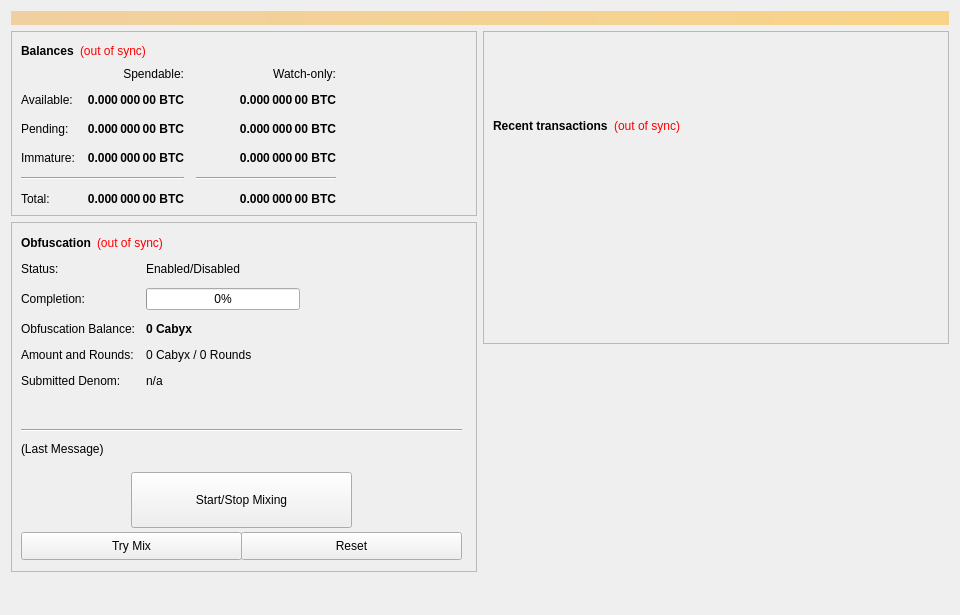
<?xml version="1.0" encoding="UTF-8"?>
<ui version="4.0">
 <class>OverviewPage</class>
 <widget class="QWidget" name="OverviewPage">
  <property name="geometry">
   <rect>
    <x>0</x>
    <y>0</y>
    <width>960</width>
    <height>615</height>
   </rect>
  </property>
  <property name="minimumSize">
   <size>
    <width>960</width>
    <height>0</height>
   </size>
  </property>
  <property name="windowTitle">
   <string>Form</string>
  </property>
  <layout class="QVBoxLayout" name="topLayout">
   <item>
    <widget class="QLabel" name="labelAlerts">
     <property name="visible">
      <bool>false</bool>
     </property>
     <property name="styleSheet">
      <string notr="true">background-color: qlineargradient(x1: 0, y1: 0, x2: 1, y2: 0, stop:0 #F0D0A0, stop:1 #F8D488); color:#000000;</string>
     </property>
     <property name="wordWrap">
      <bool>true</bool>
     </property>
     <property name="margin">
      <number>3</number>
     </property>
    </widget>
   </item>
   <item>
    <layout class="QHBoxLayout" name="horizontalLayout" stretch="1,1">
     <item>
      <layout class="QVBoxLayout" name="verticalLayout_2">
       <item>
        <widget class="QFrame" name="frame">
         <property name="frameShape">
          <enum>QFrame::StyledPanel</enum>
         </property>
         <property name="frameShadow">
          <enum>QFrame::Raised</enum>
         </property>
         <layout class="QVBoxLayout" name="verticalLayout_4">
          <item>
           <layout class="QHBoxLayout" name="horizontalLayout_4">
            <item>
             <widget class="QLabel" name="label_5">
              <property name="font">
               <font>
                <weight>75</weight>
                <bold>true</bold>
               </font>
              </property>
              <property name="text">
               <string>Balances</string>
              </property>
             </widget>
            </item>
            <item>
             <widget class="QLabel" name="labelWalletStatus">
              <property name="cursor">
               <cursorShape>WhatsThisCursor</cursorShape>
              </property>
              <property name="toolTip">
               <string>The displayed information may be out of date. Your wallet automatically synchronizes with the CABYX network after a connection is established, but this process has not completed yet.</string>
              </property>
              <property name="styleSheet">
               <string notr="true">QLabel { color: red; }</string>
              </property>
              <property name="text">
               <string notr="true">(out of sync)</string>
              </property>
              <property name="alignment">
               <set>Qt::AlignLeading|Qt::AlignLeft|Qt::AlignVCenter</set>
              </property>
             </widget>
            </item>
            <item>
             <spacer name="horizontalSpacer_3">
              <property name="orientation">
               <enum>Qt::Horizontal</enum>
              </property>
              <property name="sizeHint" stdset="0">
               <size>
                <width>40</width>
                <height>20</height>
               </size>
              </property>
             </spacer>
            </item>
           </layout>
          </item>
          <item>
           <layout class="QGridLayout" name="gridLayout">
            <property name="spacing">
             <number>12</number>
            </property>
            <item row="2" column="2">
             <widget class="QLabel" name="labelWatchPending">
              <property name="font">
               <font>
                <weight>75</weight>
                <bold>true</bold>
               </font>
              </property>
              <property name="cursor">
               <cursorShape>IBeamCursor</cursorShape>
              </property>
              <property name="toolTip">
               <string>Unconfirmed transactions to watch-only addresses</string>
              </property>
              <property name="text">
               <string notr="true">0.000 000 00 BTC</string>
              </property>
              <property name="alignment">
               <set>Qt::AlignRight|Qt::AlignTrailing|Qt::AlignVCenter</set>
              </property>
              <property name="textInteractionFlags">
               <set>Qt::LinksAccessibleByMouse|Qt::TextSelectableByKeyboard|Qt::TextSelectableByMouse</set>
              </property>
             </widget>
            </item>
            <item row="2" column="1">
             <widget class="QLabel" name="labelUnconfirmed">
              <property name="font">
               <font>
                <weight>75</weight>
                <bold>true</bold>
               </font>
              </property>
              <property name="cursor">
               <cursorShape>IBeamCursor</cursorShape>
              </property>
              <property name="toolTip">
               <string>Total of transactions that have yet to be confirmed, and do not yet count toward the spendable balance</string>
              </property>
              <property name="text">
               <string notr="true">0.000 000 00 BTC</string>
              </property>
              <property name="alignment">
               <set>Qt::AlignRight|Qt::AlignTrailing|Qt::AlignVCenter</set>
              </property>
              <property name="textInteractionFlags">
               <set>Qt::LinksAccessibleByMouse|Qt::TextSelectableByKeyboard|Qt::TextSelectableByMouse</set>
              </property>
             </widget>
            </item>
            <item row="3" column="2">
             <widget class="QLabel" name="labelWatchImmature">
              <property name="font">
               <font>
                <weight>75</weight>
                <bold>true</bold>
               </font>
              </property>
              <property name="cursor">
               <cursorShape>IBeamCursor</cursorShape>
              </property>
              <property name="toolTip">
               <string>Staked or masternode rewards in watch-only addresses that has not yet matured</string>
              </property>
              <property name="text">
               <string notr="true">0.000 000 00 BTC</string>
              </property>
              <property name="alignment">
               <set>Qt::AlignRight|Qt::AlignTrailing|Qt::AlignVCenter</set>
              </property>
              <property name="textInteractionFlags">
               <set>Qt::LinksAccessibleByMouse|Qt::TextSelectableByKeyboard|Qt::TextSelectableByMouse</set>
              </property>
             </widget>
            </item>
            <item row="4" column="0" colspan="2">
             <widget class="Line" name="lineSpendableBalance">
              <property name="orientation">
               <enum>Qt::Horizontal</enum>
              </property>
             </widget>
            </item>
            <item row="4" column="2">
             <widget class="Line" name="lineWatchBalance">
              <property name="sizePolicy">
               <sizepolicy hsizetype="Preferred" vsizetype="Fixed">
                <horstretch>0</horstretch>
                <verstretch>0</verstretch>
               </sizepolicy>
              </property>
              <property name="minimumSize">
               <size>
                <width>140</width>
                <height>0</height>
               </size>
              </property>
              <property name="orientation">
               <enum>Qt::Horizontal</enum>
              </property>
             </widget>
            </item>
            <item row="5" column="0">
             <widget class="QLabel" name="labelTotalText">
              <property name="text">
               <string>Total:</string>
              </property>
             </widget>
            </item>
            <item row="3" column="1">
             <widget class="QLabel" name="labelImmature">
              <property name="font">
               <font>
                <weight>75</weight>
                <bold>true</bold>
               </font>
              </property>
              <property name="cursor">
               <cursorShape>IBeamCursor</cursorShape>
              </property>
              <property name="toolTip">
               <string>Staked or masternode rewards that has not yet matured</string>
              </property>
              <property name="text">
               <string notr="true">0.000 000 00 BTC</string>
              </property>
              <property name="alignment">
               <set>Qt::AlignRight|Qt::AlignTrailing|Qt::AlignVCenter</set>
              </property>
              <property name="textInteractionFlags">
               <set>Qt::LinksAccessibleByMouse|Qt::TextSelectableByKeyboard|Qt::TextSelectableByMouse</set>
              </property>
             </widget>
            </item>
            <item row="2" column="3">
             <spacer name="horizontalSpacer_2">
              <property name="orientation">
               <enum>Qt::Horizontal</enum>
              </property>
              <property name="sizeHint" stdset="0">
               <size>
                <width>40</width>
                <height>20</height>
               </size>
              </property>
             </spacer>
            </item>
            <item row="3" column="0">
             <widget class="QLabel" name="labelImmatureText">
              <property name="text">
               <string>Immature:</string>
              </property>
             </widget>
            </item>
            <item row="5" column="1">
             <widget class="QLabel" name="labelTotal">
              <property name="font">
               <font>
                <weight>75</weight>
                <bold>true</bold>
               </font>
              </property>
              <property name="cursor">
               <cursorShape>IBeamCursor</cursorShape>
              </property>
              <property name="toolTip">
               <string>Your current total balance</string>
              </property>
              <property name="text">
               <string notr="true">0.000 000 00 BTC</string>
              </property>
              <property name="alignment">
               <set>Qt::AlignRight|Qt::AlignTrailing|Qt::AlignVCenter</set>
              </property>
              <property name="textInteractionFlags">
               <set>Qt::LinksAccessibleByMouse|Qt::TextSelectableByKeyboard|Qt::TextSelectableByMouse</set>
              </property>
             </widget>
            </item>
            <item row="5" column="2">
             <widget class="QLabel" name="labelWatchTotal">
              <property name="font">
               <font>
                <weight>75</weight>
                <bold>true</bold>
               </font>
              </property>
              <property name="cursor">
               <cursorShape>IBeamCursor</cursorShape>
              </property>
              <property name="toolTip">
               <string>Current total balance in watch-only addresses</string>
              </property>
              <property name="text">
               <string notr="true">0.000 000 00 BTC</string>
              </property>
              <property name="alignment">
               <set>Qt::AlignRight|Qt::AlignTrailing|Qt::AlignVCenter</set>
              </property>
              <property name="textInteractionFlags">
               <set>Qt::LinksAccessibleByMouse|Qt::TextSelectableByKeyboard|Qt::TextSelectableByMouse</set>
              </property>
             </widget>
            </item>
            <item row="0" column="2">
             <widget class="QLabel" name="labelWatchonly">
              <property name="text">
               <string>Watch-only:</string>
              </property>
              <property name="alignment">
               <set>Qt::AlignRight|Qt::AlignTrailing|Qt::AlignVCenter</set>
              </property>
             </widget>
            </item>
            <item row="1" column="0">
             <widget class="QLabel" name="labelBalanceText">
              <property name="text">
               <string>Available:</string>
              </property>
             </widget>
            </item>
            <item row="1" column="1">
             <widget class="QLabel" name="labelBalance">
              <property name="font">
               <font>
                <weight>75</weight>
                <bold>true</bold>
               </font>
              </property>
              <property name="cursor">
               <cursorShape>IBeamCursor</cursorShape>
              </property>
              <property name="toolTip">
               <string>Your current spendable balance</string>
              </property>
              <property name="text">
               <string notr="true">0.000 000 00 BTC</string>
              </property>
              <property name="alignment">
               <set>Qt::AlignRight|Qt::AlignTrailing|Qt::AlignVCenter</set>
              </property>
              <property name="textInteractionFlags">
               <set>Qt::LinksAccessibleByMouse|Qt::TextSelectableByKeyboard|Qt::TextSelectableByMouse</set>
              </property>
             </widget>
            </item>
            <item row="1" column="2">
             <widget class="QLabel" name="labelWatchAvailable">
              <property name="font">
               <font>
                <weight>75</weight>
                <bold>true</bold>
               </font>
              </property>
              <property name="cursor">
               <cursorShape>IBeamCursor</cursorShape>
              </property>
              <property name="toolTip">
               <string>Your current balance in watch-only addresses</string>
              </property>
              <property name="text">
               <string notr="true">0.000 000 00 BTC</string>
              </property>
              <property name="alignment">
               <set>Qt::AlignRight|Qt::AlignTrailing|Qt::AlignVCenter</set>
              </property>
              <property name="textInteractionFlags">
               <set>Qt::LinksAccessibleByMouse|Qt::TextSelectableByKeyboard|Qt::TextSelectableByMouse</set>
              </property>
             </widget>
            </item>
            <item row="2" column="0">
             <widget class="QLabel" name="labelPendingText">
              <property name="text">
               <string>Pending:</string>
              </property>
             </widget>
            </item>
            <item row="0" column="1">
             <widget class="QLabel" name="labelSpendable">
              <property name="text">
               <string>Spendable:</string>
              </property>
              <property name="alignment">
               <set>Qt::AlignRight|Qt::AlignTrailing|Qt::AlignVCenter</set>
              </property>
             </widget>
            </item>
           </layout>
          </item>
         </layout>
        </widget>
       </item>
       <item>
        <widget class="QFrame" name="frameObfuscation">
         <property name="minimumSize">
          <size>
           <width>0</width>
           <height>350</height>
          </size>
         </property>
         <property name="layoutDirection">
          <enum>Qt::LeftToRight</enum>
         </property>
         <property name="frameShape">
          <enum>QFrame::StyledPanel</enum>
         </property>
         <property name="frameShadow">
          <enum>QFrame::Raised</enum>
         </property>
         <widget class="QWidget" name="formLayoutWidget">
          <property name="geometry">
           <rect>
            <x>10</x>
            <y>40</y>
            <width>451</width>
            <height>161</height>
           </rect>
          </property>
          <layout class="QFormLayout" name="formLayout">
           <property name="fieldGrowthPolicy">
            <enum>QFormLayout::AllNonFixedFieldsGrow</enum>
           </property>
           <property name="horizontalSpacing">
            <number>11</number>
           </property>
           <property name="verticalSpacing">
            <number>12</number>
           </property>
           <item row="0" column="0">
            <widget class="QLabel" name="label_6">
             <property name="text">
              <string>Status:</string>
             </property>
            </widget>
           </item>
           <item row="1" column="0">
            <widget class="QLabel" name="label_7">
             <property name="text">
              <string>Completion:</string>
             </property>
            </widget>
           </item>
           <item row="1" column="1">
            <widget class="QProgressBar" name="obfuscationProgress">
             <property name="maximumSize">
              <size>
               <width>154</width>
               <height>16777215</height>
              </size>
             </property>
             <property name="value">
              <number>0</number>
             </property>
            </widget>
           </item>
           <item row="2" column="0">
            <widget class="QLabel" name="labelAnonymizedText">
             <property name="text">
              <string>Obfuscation Balance:</string>
             </property>
            </widget>
           </item>
           <item row="2" column="1">
            <widget class="QLabel" name="labelAnonymized">
             <property name="font">
              <font>
               <weight>75</weight>
               <bold>true</bold>
              </font>
             </property>
             <property name="text">
              <string notr="true">0 Cabyx</string>
             </property>
            </widget>
           </item>
           <item row="3" column="0">
            <widget class="QLabel" name="label_8">
             <property name="text">
              <string>Amount and Rounds:</string>
             </property>
            </widget>
           </item>
           <item row="3" column="1">
            <widget class="QLabel" name="labelAmountRounds">
             <property name="text">
              <string>0 Cabyx / 0 Rounds</string>
             </property>
            </widget>
           </item>
           <item row="4" column="0">
            <widget class="QLabel" name="label_9">
             <property name="text">
              <string>Submitted Denom:</string>
             </property>
            </widget>
           </item>
           <item row="4" column="1">
            <widget class="QLabel" name="labelSubmittedDenom">
             <property name="toolTip">
              <string>The denominations you submitted to the Masternode.&lt;br&gt;To mix, other users must submit the exact same denominations.</string>
             </property>
             <property name="text">
              <string>n/a</string>
             </property>
            </widget>
           </item>
           <item row="0" column="1">
            <widget class="QLabel" name="obfuscationEnabled">
             <property name="text">
              <string>Enabled/Disabled</string>
             </property>
            </widget>
           </item>
          </layout>
         </widget>
         <widget class="QPushButton" name="runAutoDenom">
          <property name="geometry">
           <rect>
            <x>251</x>
            <y>17</y>
            <width>1</width>
            <height>1</height>
           </rect>
          </property>
          <property name="palette">
           <palette>
            <active>
             <colorrole role="WindowText">
              <brush brushstyle="SolidPattern">
               <color alpha="255">
                <red>0</red>
                <green>0</green>
                <blue>0</blue>
               </color>
              </brush>
             </colorrole>
             <colorrole role="Button">
              <brush brushstyle="SolidPattern">
               <color alpha="255">
                <red>239</red>
                <green>238</green>
                <blue>238</blue>
               </color>
              </brush>
             </colorrole>
             <colorrole role="Light">
              <brush brushstyle="SolidPattern">
               <color alpha="255">
                <red>255</red>
                <green>255</green>
                <blue>255</blue>
               </color>
              </brush>
             </colorrole>
             <colorrole role="Midlight">
              <brush brushstyle="SolidPattern">
               <color alpha="255">
                <red>247</red>
                <green>246</green>
                <blue>246</blue>
               </color>
              </brush>
             </colorrole>
             <colorrole role="Dark">
              <brush brushstyle="SolidPattern">
               <color alpha="255">
                <red>119</red>
                <green>119</green>
                <blue>119</blue>
               </color>
              </brush>
             </colorrole>
             <colorrole role="Mid">
              <brush brushstyle="SolidPattern">
               <color alpha="255">
                <red>159</red>
                <green>159</green>
                <blue>159</blue>
               </color>
              </brush>
             </colorrole>
             <colorrole role="Text">
              <brush brushstyle="SolidPattern">
               <color alpha="255">
                <red>0</red>
                <green>0</green>
                <blue>0</blue>
               </color>
              </brush>
             </colorrole>
             <colorrole role="BrightText">
              <brush brushstyle="SolidPattern">
               <color alpha="255">
                <red>255</red>
                <green>255</green>
                <blue>255</blue>
               </color>
              </brush>
             </colorrole>
             <colorrole role="ButtonText">
              <brush brushstyle="SolidPattern">
               <color alpha="255">
                <red>0</red>
                <green>0</green>
                <blue>0</blue>
               </color>
              </brush>
             </colorrole>
             <colorrole role="Base">
              <brush brushstyle="SolidPattern">
               <color alpha="255">
                <red>255</red>
                <green>255</green>
                <blue>255</blue>
               </color>
              </brush>
             </colorrole>
             <colorrole role="Window">
              <brush brushstyle="SolidPattern">
               <color alpha="255">
                <red>239</red>
                <green>238</green>
                <blue>238</blue>
               </color>
              </brush>
             </colorrole>
             <colorrole role="Shadow">
              <brush brushstyle="SolidPattern">
               <color alpha="255">
                <red>0</red>
                <green>0</green>
                <blue>0</blue>
               </color>
              </brush>
             </colorrole>
             <colorrole role="AlternateBase">
              <brush brushstyle="SolidPattern">
               <color alpha="255">
                <red>247</red>
                <green>246</green>
                <blue>246</blue>
               </color>
              </brush>
             </colorrole>
             <colorrole role="ToolTipBase">
              <brush brushstyle="SolidPattern">
               <color alpha="255">
                <red>255</red>
                <green>255</green>
                <blue>220</blue>
               </color>
              </brush>
             </colorrole>
             <colorrole role="ToolTipText">
              <brush brushstyle="SolidPattern">
               <color alpha="255">
                <red>0</red>
                <green>0</green>
                <blue>0</blue>
               </color>
              </brush>
             </colorrole>
            </active>
            <inactive>
             <colorrole role="WindowText">
              <brush brushstyle="SolidPattern">
               <color alpha="255">
                <red>0</red>
                <green>0</green>
                <blue>0</blue>
               </color>
              </brush>
             </colorrole>
             <colorrole role="Button">
              <brush brushstyle="SolidPattern">
               <color alpha="255">
                <red>239</red>
                <green>238</green>
                <blue>238</blue>
               </color>
              </brush>
             </colorrole>
             <colorrole role="Light">
              <brush brushstyle="SolidPattern">
               <color alpha="255">
                <red>255</red>
                <green>255</green>
                <blue>255</blue>
               </color>
              </brush>
             </colorrole>
             <colorrole role="Midlight">
              <brush brushstyle="SolidPattern">
               <color alpha="255">
                <red>247</red>
                <green>246</green>
                <blue>246</blue>
               </color>
              </brush>
             </colorrole>
             <colorrole role="Dark">
              <brush brushstyle="SolidPattern">
               <color alpha="255">
                <red>119</red>
                <green>119</green>
                <blue>119</blue>
               </color>
              </brush>
             </colorrole>
             <colorrole role="Mid">
              <brush brushstyle="SolidPattern">
               <color alpha="255">
                <red>159</red>
                <green>159</green>
                <blue>159</blue>
               </color>
              </brush>
             </colorrole>
             <colorrole role="Text">
              <brush brushstyle="SolidPattern">
               <color alpha="255">
                <red>0</red>
                <green>0</green>
                <blue>0</blue>
               </color>
              </brush>
             </colorrole>
             <colorrole role="BrightText">
              <brush brushstyle="SolidPattern">
               <color alpha="255">
                <red>255</red>
                <green>255</green>
                <blue>255</blue>
               </color>
              </brush>
             </colorrole>
             <colorrole role="ButtonText">
              <brush brushstyle="SolidPattern">
               <color alpha="255">
                <red>0</red>
                <green>0</green>
                <blue>0</blue>
               </color>
              </brush>
             </colorrole>
             <colorrole role="Base">
              <brush brushstyle="SolidPattern">
               <color alpha="255">
                <red>255</red>
                <green>255</green>
                <blue>255</blue>
               </color>
              </brush>
             </colorrole>
             <colorrole role="Window">
              <brush brushstyle="SolidPattern">
               <color alpha="255">
                <red>239</red>
                <green>238</green>
                <blue>238</blue>
               </color>
              </brush>
             </colorrole>
             <colorrole role="Shadow">
              <brush brushstyle="SolidPattern">
               <color alpha="255">
                <red>0</red>
                <green>0</green>
                <blue>0</blue>
               </color>
              </brush>
             </colorrole>
             <colorrole role="AlternateBase">
              <brush brushstyle="SolidPattern">
               <color alpha="255">
                <red>247</red>
                <green>246</green>
                <blue>246</blue>
               </color>
              </brush>
             </colorrole>
             <colorrole role="ToolTipBase">
              <brush brushstyle="SolidPattern">
               <color alpha="255">
                <red>255</red>
                <green>255</green>
                <blue>220</blue>
               </color>
              </brush>
             </colorrole>
             <colorrole role="ToolTipText">
              <brush brushstyle="SolidPattern">
               <color alpha="255">
                <red>0</red>
                <green>0</green>
                <blue>0</blue>
               </color>
              </brush>
             </colorrole>
            </inactive>
            <disabled>
             <colorrole role="WindowText">
              <brush brushstyle="SolidPattern">
               <color alpha="255">
                <red>119</red>
                <green>119</green>
                <blue>119</blue>
               </color>
              </brush>
             </colorrole>
             <colorrole role="Button">
              <brush brushstyle="SolidPattern">
               <color alpha="255">
                <red>239</red>
                <green>238</green>
                <blue>238</blue>
               </color>
              </brush>
             </colorrole>
             <colorrole role="Light">
              <brush brushstyle="SolidPattern">
               <color alpha="255">
                <red>255</red>
                <green>255</green>
                <blue>255</blue>
               </color>
              </brush>
             </colorrole>
             <colorrole role="Midlight">
              <brush brushstyle="SolidPattern">
               <color alpha="255">
                <red>247</red>
                <green>246</green>
                <blue>246</blue>
               </color>
              </brush>
             </colorrole>
             <colorrole role="Dark">
              <brush brushstyle="SolidPattern">
               <color alpha="255">
                <red>119</red>
                <green>119</green>
                <blue>119</blue>
               </color>
              </brush>
             </colorrole>
             <colorrole role="Mid">
              <brush brushstyle="SolidPattern">
               <color alpha="255">
                <red>159</red>
                <green>159</green>
                <blue>159</blue>
               </color>
              </brush>
             </colorrole>
             <colorrole role="Text">
              <brush brushstyle="SolidPattern">
               <color alpha="255">
                <red>119</red>
                <green>119</green>
                <blue>119</blue>
               </color>
              </brush>
             </colorrole>
             <colorrole role="BrightText">
              <brush brushstyle="SolidPattern">
               <color alpha="255">
                <red>255</red>
                <green>255</green>
                <blue>255</blue>
               </color>
              </brush>
             </colorrole>
             <colorrole role="ButtonText">
              <brush brushstyle="SolidPattern">
               <color alpha="255">
                <red>119</red>
                <green>119</green>
                <blue>119</blue>
               </color>
              </brush>
             </colorrole>
             <colorrole role="Base">
              <brush brushstyle="SolidPattern">
               <color alpha="255">
                <red>239</red>
                <green>238</green>
                <blue>238</blue>
               </color>
              </brush>
             </colorrole>
             <colorrole role="Window">
              <brush brushstyle="SolidPattern">
               <color alpha="255">
                <red>239</red>
                <green>238</green>
                <blue>238</blue>
               </color>
              </brush>
             </colorrole>
             <colorrole role="Shadow">
              <brush brushstyle="SolidPattern">
               <color alpha="255">
                <red>0</red>
                <green>0</green>
                <blue>0</blue>
               </color>
              </brush>
             </colorrole>
             <colorrole role="AlternateBase">
              <brush brushstyle="SolidPattern">
               <color alpha="255">
                <red>239</red>
                <green>238</green>
                <blue>238</blue>
               </color>
              </brush>
             </colorrole>
             <colorrole role="ToolTipBase">
              <brush brushstyle="SolidPattern">
               <color alpha="255">
                <red>255</red>
                <green>255</green>
                <blue>220</blue>
               </color>
              </brush>
             </colorrole>
             <colorrole role="ToolTipText">
              <brush brushstyle="SolidPattern">
               <color alpha="255">
                <red>0</red>
                <green>0</green>
                <blue>0</blue>
               </color>
              </brush>
             </colorrole>
            </disabled>
           </palette>
          </property>
          <property name="focusPolicy">
           <enum>Qt::NoFocus</enum>
          </property>
          <property name="autoFillBackground">
           <bool>true</bool>
          </property>
          <property name="text">
           <string/>
          </property>
          <property name="flat">
           <bool>true</bool>
          </property>
         </widget>
         <widget class="QPushButton" name="toggleObfuscation">
          <property name="geometry">
           <rect>
            <x>120</x>
            <y>250</y>
            <width>221</width>
            <height>56</height>
           </rect>
          </property>
          <property name="sizePolicy">
           <sizepolicy hsizetype="MinimumExpanding" vsizetype="Fixed">
            <horstretch>0</horstretch>
            <verstretch>0</verstretch>
           </sizepolicy>
          </property>
          <property name="text">
           <string>Start/Stop Mixing</string>
          </property>
         </widget>
         <widget class="Line" name="lineLastMessage">
          <property name="geometry">
           <rect>
            <x>10</x>
            <y>200</y>
            <width>441</width>
            <height>16</height>
           </rect>
          </property>
          <property name="orientation">
           <enum>Qt::Horizontal</enum>
          </property>
         </widget>
         <widget class="QLabel" name="obfuscationStatus">
          <property name="geometry">
           <rect>
            <x>10</x>
            <y>220</y>
            <width>451</width>
            <height>61</height>
           </rect>
          </property>
          <property name="minimumSize">
           <size>
            <width>288</width>
            <height>43</height>
           </size>
          </property>
          <property name="text">
           <string>(Last Message)</string>
          </property>
          <property name="alignment">
           <set>Qt::AlignLeading|Qt::AlignLeft|Qt::AlignTop</set>
          </property>
          <property name="wordWrap">
           <bool>true</bool>
          </property>
         </widget>
         <widget class="QPushButton" name="obfuscationAuto">
          <property name="geometry">
           <rect>
            <x>10</x>
            <y>310</y>
            <width>221</width>
            <height>28</height>
           </rect>
          </property>
          <property name="sizePolicy">
           <sizepolicy hsizetype="MinimumExpanding" vsizetype="Fixed">
            <horstretch>0</horstretch>
            <verstretch>0</verstretch>
           </sizepolicy>
          </property>
          <property name="toolTip">
           <string>Try to manually submit a Obfuscation request.</string>
          </property>
          <property name="text">
           <string>Try Mix</string>
          </property>
         </widget>
         <widget class="QPushButton" name="obfuscationReset">
          <property name="geometry">
           <rect>
            <x>230</x>
            <y>310</y>
            <width>221</width>
            <height>28</height>
           </rect>
          </property>
          <property name="sizePolicy">
           <sizepolicy hsizetype="MinimumExpanding" vsizetype="Fixed">
            <horstretch>0</horstretch>
            <verstretch>0</verstretch>
           </sizepolicy>
          </property>
          <property name="toolTip">
           <string>Reset the current status of Obfuscation (can interrupt Obfuscation if it's in the process of Mixing, which can cost you money!)</string>
          </property>
          <property name="autoFillBackground">
           <bool>false</bool>
          </property>
          <property name="text">
           <string>Reset</string>
          </property>
         </widget>
         <widget class="QWidget" name="layoutWidget">
          <property name="geometry">
           <rect>
            <x>10</x>
            <y>10</y>
            <width>431</width>
            <height>22</height>
           </rect>
          </property>
          <layout class="QHBoxLayout" name="horizontalLayout_5">
           <item>
            <widget class="QLabel" name="label_2">
             <property name="font">
              <font>
               <weight>75</weight>
               <bold>true</bold>
              </font>
             </property>
             <property name="text">
              <string>Obfuscation</string>
             </property>
            </widget>
           </item>
           <item>
            <widget class="QLabel" name="labelObfuscationSyncStatus">
             <property name="toolTip">
              <string>The displayed information may be out of date. Your wallet automatically synchronizes with the CABYX network after a connection is established, but this process has not completed yet.</string>
             </property>
             <property name="styleSheet">
              <string notr="true">QLabel { color: red; }</string>
             </property>
             <property name="text">
              <string notr="true">(out of sync)</string>
             </property>
             <property name="alignment">
              <set>Qt::AlignLeading|Qt::AlignLeft|Qt::AlignVCenter</set>
             </property>
            </widget>
           </item>
           <item>
            <spacer name="horizontalSpacer_4">
             <property name="orientation">
              <enum>Qt::Horizontal</enum>
             </property>
             <property name="sizeHint" stdset="0">
              <size>
               <width>40</width>
               <height>20</height>
              </size>
             </property>
            </spacer>
           </item>
          </layout>
         </widget>
        </widget>
       </item>
       <item>
        <spacer name="verticalSpacer">
         <property name="orientation">
          <enum>Qt::Vertical</enum>
         </property>
         <property name="sizeHint" stdset="0">
          <size>
           <width>20</width>
           <height>40</height>
          </size>
         </property>
        </spacer>
       </item>
      </layout>
     </item>
     <item>
      <layout class="QVBoxLayout" name="verticalLayout_3">
       <item>
        <widget class="QFrame" name="frame_2">
         <property name="frameShape">
          <enum>QFrame::StyledPanel</enum>
         </property>
         <property name="frameShadow">
          <enum>QFrame::Raised</enum>
         </property>
         <layout class="QVBoxLayout" name="verticalLayout">
          <item>
           <spacer name="verticalSpacer_3">
            <property name="orientation">
             <enum>Qt::Vertical</enum>
            </property>
            <property name="sizeType">
             <enum>QSizePolicy::Fixed</enum>
            </property>
            <property name="sizeHint" stdset="0">
             <size>
              <width>20</width>
              <height>75</height>
             </size>
            </property>
           </spacer>
          </item>
          <item>
           <layout class="QHBoxLayout" name="horizontalLayout_2">
            <item>
             <widget class="QLabel" name="label_4">
              <property name="font">
               <font>
                <weight>75</weight>
                <bold>true</bold>
               </font>
              </property>
              <property name="text">
               <string>Recent transactions</string>
              </property>
             </widget>
            </item>
            <item>
             <widget class="QLabel" name="labelTransactionsStatus">
              <property name="cursor">
               <cursorShape>WhatsThisCursor</cursorShape>
              </property>
              <property name="toolTip">
               <string>The displayed information may be out of date. Your wallet automatically synchronizes with the CABYX network after a connection is established, but this process has not completed yet.</string>
              </property>
              <property name="styleSheet">
               <string notr="true">QLabel { color: red; }</string>
              </property>
              <property name="text">
               <string notr="true">(out of sync)</string>
              </property>
              <property name="alignment">
               <set>Qt::AlignRight|Qt::AlignTrailing|Qt::AlignVCenter</set>
              </property>
             </widget>
            </item>
            <item>
             <spacer name="horizontalSpacer">
              <property name="orientation">
               <enum>Qt::Horizontal</enum>
              </property>
              <property name="sizeHint" stdset="0">
               <size>
                <width>40</width>
                <height>20</height>
               </size>
              </property>
             </spacer>
            </item>
           </layout>
          </item>
          <item>
           <widget class="QListView" name="listTransactions">
            <property name="styleSheet">
             <string notr="true">QListView { background: transparent; }</string>
            </property>
            <property name="frameShape">
             <enum>QFrame::NoFrame</enum>
            </property>
            <property name="verticalScrollBarPolicy">
             <enum>Qt::ScrollBarAlwaysOff</enum>
            </property>
            <property name="horizontalScrollBarPolicy">
             <enum>Qt::ScrollBarAlwaysOff</enum>
            </property>
            <property name="selectionMode">
             <enum>QAbstractItemView::NoSelection</enum>
            </property>
           </widget>
          </item>
         </layout>
        </widget>
       </item>
       <item>
        <spacer name="verticalSpacer_2">
         <property name="orientation">
          <enum>Qt::Vertical</enum>
         </property>
         <property name="sizeType">
          <enum>QSizePolicy::Expanding</enum>
         </property>
         <property name="sizeHint" stdset="0">
          <size>
           <width>20</width>
           <height>40</height>
          </size>
         </property>
        </spacer>
       </item>
      </layout>
     </item>
    </layout>
   </item>
  </layout>
 </widget>
 <resources/>
 <connections/>
</ui>
